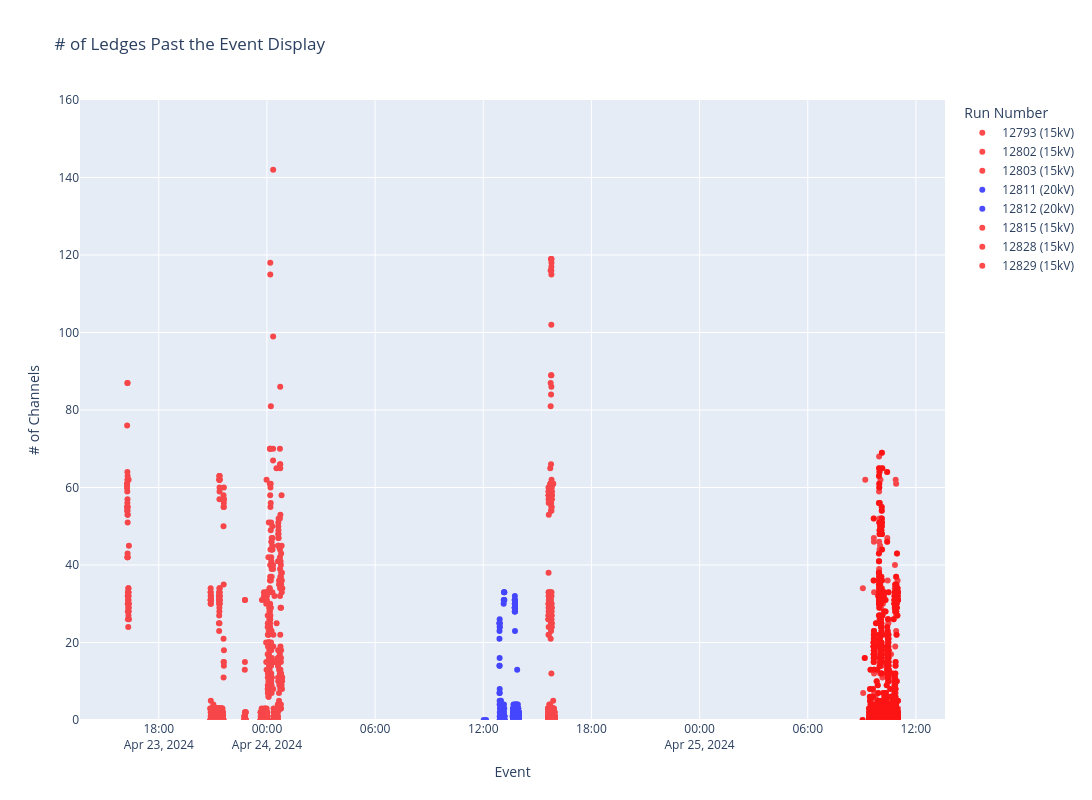

Source (notebook cell):
### Code cell
channel = 1657
files = []
Event = [178]#,606,735,745,835,1116,1377,1560,1592,1785]
for event in Event:
    files.append(f"/Users/danielcarber/Documents/SBND/Noise Analysis/data/waveform_output_{event}.root")

#print(np.median(Waveform_df['Channel_1'][:np.argmax(Waveform_df['Channel_1'])-20]))
fig = make_subplots(rows=1,cols=1)

fig.add_trace(go.Scatter(x=Run_12793['Event_time'],y =Run_12793['Long Ledge'],name=f"12793 (15kV)",mode = 'markers',opacity = .7,marker_color='red'),row=1,col=1)
#fig.add_trace(go.Scatter(x=Run_12794['Event_time'],y =Run_12794['Long Ledge'],name=f"12794 (15kV)",mode = 'markers',opacity = .7),row=1,col=1)

fig.add_trace(go.Scatter(x=Run_12802['Event_time'],y =Run_12802['Long Ledge'],name=f"12802 (15kV)",mode = 'markers',opacity = .7,marker_color='red'),row=1,col=1)
fig.add_trace(go.Scatter(x=Run_12803['Event_time'],y =Run_12803['Long Ledge'],name=f"12803 (15kV)",mode = 'markers',opacity = .7,marker_color='red'),row=1,col=1)
#fig.add_trace(go.Scatter(x=Run_12807['Event_time'],y =Run_12807['Long Ledge'],name=f"12807 (15kV)",mode = 'markers',opacity = .7),row=1,col=1)
fig.add_trace(go.Scatter(x=Run_12811['Event_time'],y =Run_12811['Long Ledge'],name=f"12811 (20kV)",mode = 'markers',opacity = .7,marker_color='blue'),row=1,col=1)
fig.add_trace(go.Scatter(x=Run_12812['Event_time'],y =Run_12812['Long Ledge'],name=f"12812 (20kV)",mode = 'markers',opacity = .7,marker_color='blue'),row=1,col=1)
fig.add_trace(go.Scatter(x=Run_12815['Event_time'],y =Run_12815['Long Ledge'],name=f"12815 (15kV)",mode = 'markers',opacity = .7,marker_color='red'),row=1,col=1)
fig.add_trace(go.Scatter(x=Run_12828['Event_time'],y =Run_12828['Long Ledge'],name=f"12828 (15kV)",mode = 'markers',opacity = .7,marker_color='red'),row=1,col=1)
fig.add_trace(go.Scatter(x=Run_12829['Event_time'],y =Run_12829['Long Ledge'],name=f"12829 (15kV)",mode = 'markers',opacity = .7,marker_color='red'),row=1,col=1)


#for time_stamps in range(len(ramp_up_times['unix'])):
#    print(ramp_up_times['unix'][time_stamps])
#    fig.add_vline(x=datetime.fromtimestamp(ramp_up_times['unix'][time_stamps], timezone(timedelta(hours=-6))),line_color=ramp_up_times['Cathode'][time_stamps],opacity = .7 )


fig.update_layout(height = 800, width = 1200,showlegend = True)
fig.update_layout(
    title=f"# of Ledges Past the Event Display",
    xaxis_title="Event",
    yaxis_title="# of Channels",
    legend_title="Run Number",)
fig.update_yaxes(range=[0, 160])
#plt.ylim(-100,5000)
#plt.xlim(np.argmax(Waveform_df['Channel_1'])-100,np.argmax(Waveform_df['Channel_1'])+100)
#plt.yscale("log")
#plt.legend(loc = "upper right")
#plt.xlabel("Time [Ticks]")
#plt.ylabel("ADC")
#plt.title("Example Waveform Channel 873")
#plt.show()
fig.show()

### Figure 1 — Plotly figure (JSON) as saved in the notebook; plotly's stock layout.template omitted (floating-point values rounded to 4 significant figures; data arrays with more than 128 entries replaced by an {"elided": "..."} marker saying what was removed)
{"data": [{"marker": {"color": "red"}, "mode": "markers", "name": "12793 (15kV)", "opacity": 0.7, "type": "scatter", "x": ["2024-04-23 16:16:15-07:00", "2024-04-23 16:16:30-07:00", "2024-04-23 16:17:12-07:00", "2024-04-23 16:20:40-07:00", "2024-04-23 16:14:26-07:00", "2024-04-23 16:16:03-07:00", "2024-04-23 16:15:44-07:00", "2024-04-23 16:15:43-07:00", "2024-04-23 16:16:01-07:00", "2024-04-23 16:18:32-07:00", "2024-04-23 16:16:34-07:00", "2024-04-23 16:18:28-07:00", "2024-04-23 16:15:38-07:00", "2024-04-23 16:17:09-07:00", "2024-04-23 16:14:30-07:00", "2024-04-23 16:18:59-07:00", "2024-04-23 16:16:22-07:00", "2024-04-23 16:14:16-07:00", "2024-04-23 16:18:40-07:00", "2024-04-23 16:16:42-07:00", "2024-04-23 16:20:30-07:00", "2024-04-23 16:15:47-07:00", "2024-04-23 16:20:20-07:00", "2024-04-23 16:14:39-07:00", "2024-04-23 16:16:26-07:00", "2024-04-23 16:15:30-07:00", "2024-04-23 16:19:14-07:00", "2024-04-23 16:14:11-07:00", "2024-04-23 16:18:21-07:00", "2024-04-23 16:15:57-07:00", "2024-04-23 16:19:18-07:00", "2024-04-23 16:18:47-07:00", "2024-04-23 16:19:05-07:00", "2024-04-23 16:16:20-07:00", "2024-04-23 16:16:19-07:00", "2024-04-23 16:18:43-07:00", "2024-04-23 16:18:48-07:00", "2024-04-23 16:18:08-07:00", "2024-04-23 16:15:20-07:00", "2024-04-23 16:16:56-07:00", "2024-04-23 16:20:14-07:00", "2024-04-23 16:14:33-07:00", "2024-04-23 16:19:28-07:00", "2024-04-23 16:18:17-07:00", "2024-04-23 16:18:54-07:00", "2024-04-23 16:15:34-07:00", "2024-04-23 16:15:04-07:00", "2024-04-23 16:17:04-07:00", "2024-04-23 16:16:05-07:00", "2024-04-23 16:17:52-07:00", "2024-04-23 16:14:24-07:00", "2024-04-23 16:18:24-07:00", "2024-04-23 16:19:32-07:00", "2024-04-23 16:16:38-07:00", "2024-04-23 16:18:16-07:00", "2024-04-23 16:18:50-07:00"], "xaxis": "x", "y": [63, 55, 26, 26, 61, 43, 42, 87, 55, 31, 62, 30, 62, 33, 61, 34, 51, 60, 34, 32, 45, 57, 30, 54, 42, 64, 33, 55, 33, 87, 28, 30, 27, 53, 53, 28, 31, 29, 56, 32, 29, 76, 32, 33, 28, 42, 59, 28, 54, 31, 60, 30, 62, 30, 24, 32], "yaxis": "y"}, {"marker": {"color": "red"}, "mode": "markers", "name": "12802 (15kV)", "opacity": 0.7, "type": "scatter", "x": {"elided": "956 str values"}, "xaxis": "x", "y": {"elided": "956 int values"}, "yaxis": "y"}, {"marker": {"color": "red"}, "mode": "markers", "name": "12803 (15kV)", "opacity": 0.7, "type": "scatter", "x": {"elided": "560 str values"}, "xaxis": "x", "y": {"elided": "560 int values"}, "yaxis": "y"}, {"marker": {"color": "blue"}, "mode": "markers", "name": "12811 (20kV)", "opacity": 0.7, "type": "scatter", "x": {"elided": "185 str values"}, "xaxis": "x", "y": {"elided": "185 int values"}, "yaxis": "y"}, {"marker": {"color": "blue"}, "mode": "markers", "name": "12812 (20kV)", "opacity": 0.7, "type": "scatter", "x": {"elided": "763 str values"}, "xaxis": "x", "y": {"elided": "763 int values"}, "yaxis": "y"}, {"marker": {"color": "red"}, "mode": "markers", "name": "12815 (15kV)", "opacity": 0.7, "type": "scatter", "x": {"elided": "581 str values"}, "xaxis": "x", "y": {"elided": "581 int values"}, "yaxis": "y"}, {"marker": {"color": "red"}, "mode": "markers", "name": "12828 (15kV)", "opacity": 0.7, "type": "scatter", "x": {"elided": "2522 str values"}, "xaxis": "x", "y": {"elided": "2522 int values"}, "yaxis": "y"}, {"marker": {"color": "red"}, "mode": "markers", "name": "12829 (15kV)", "opacity": 0.7, "type": "scatter", "x": {"elided": "1578 str values"}, "xaxis": "x", "y": {"elided": "1578 int values"}, "yaxis": "y"}], "layout": {"height": 800, "legend": {"title": {"text": "Run Number"}}, "showlegend": true, "title": {"text": "# of Ledges Past the Event Display"}, "width": 1200, "xaxis": {"anchor": "y", "domain": [0, 1], "title": {"text": "Event"}}, "yaxis": {"anchor": "x", "domain": [0, 1], "range": [0, 160], "title": {"text": "# of Channels"}}}}
